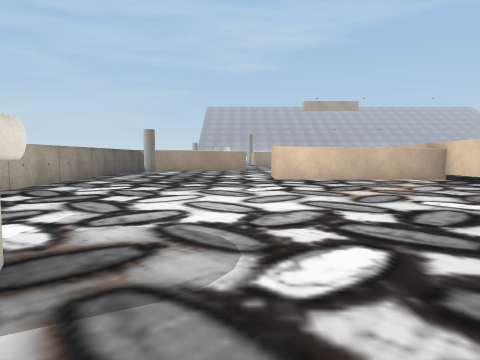
View 1 (above)

24 first-person views from a walk through a 3-D level made in the Unity game engine. The camera is 0.72 m above the floor, tilts 4° down and sees 70° across. The floor is counted in squares, 1 m on a side. Each view is taken from the middle of a square. On the plan, view 1 faces up. The plan holds only what a view shows up to about 11 squares ahead; the rest is blank. The place goes on beyond the plan. The player character is not drawn. Some surface patterns are stand-ins.

View 2
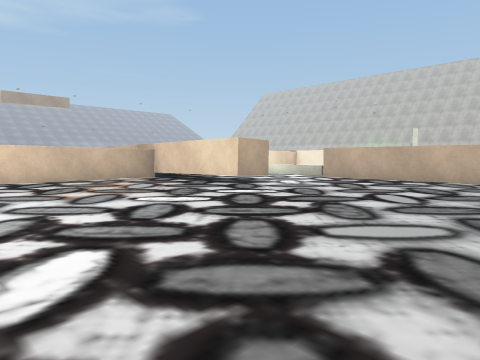

View 3
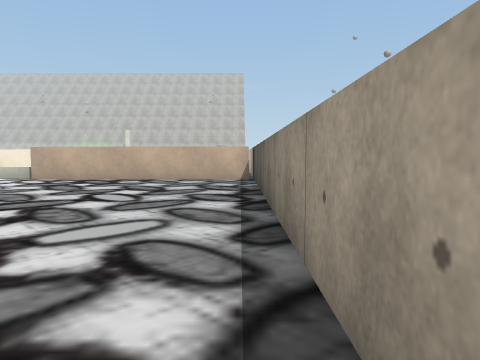

View 4
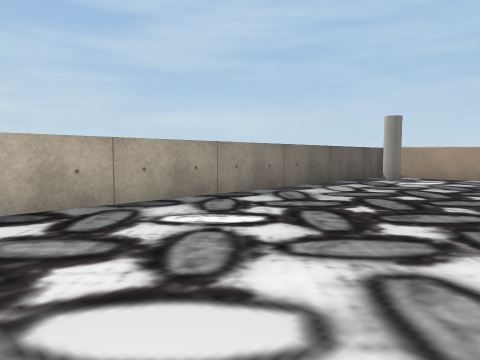

View 5
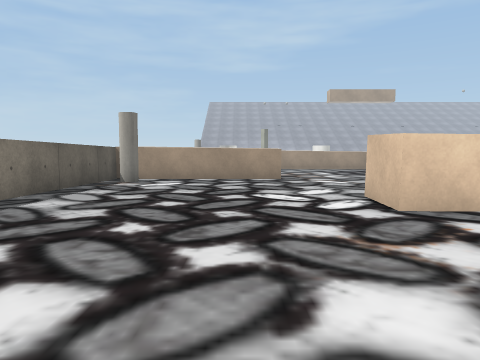

View 6
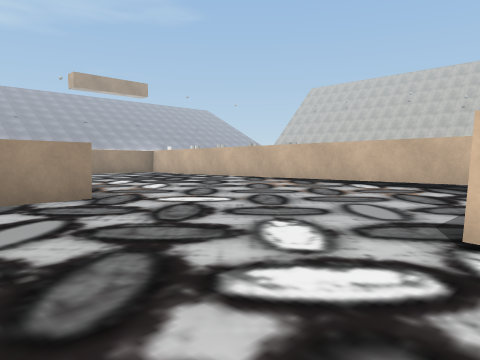

View 7
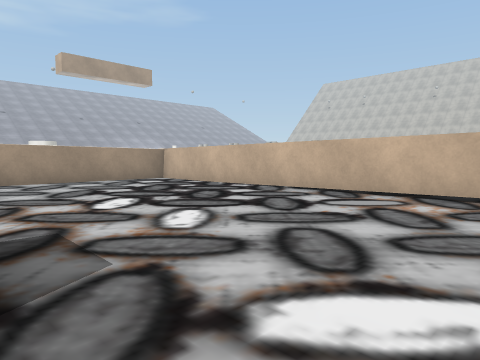

View 8
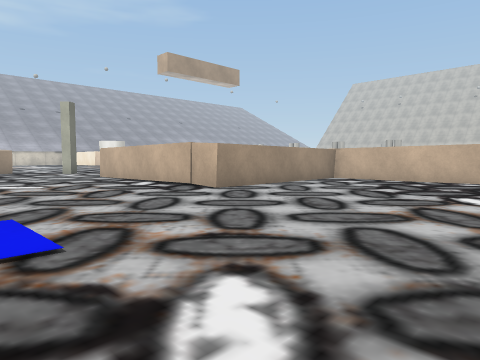

View 9
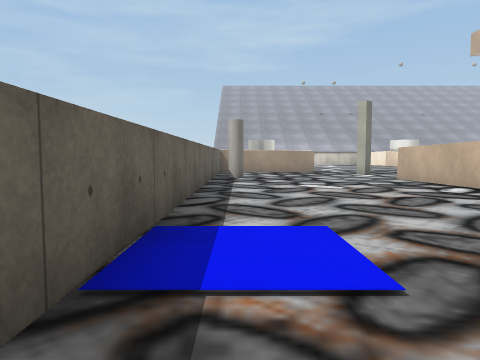

View 10
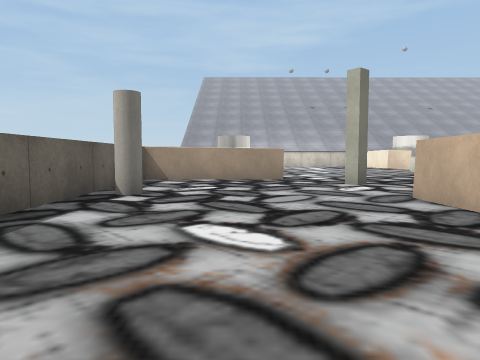

View 11
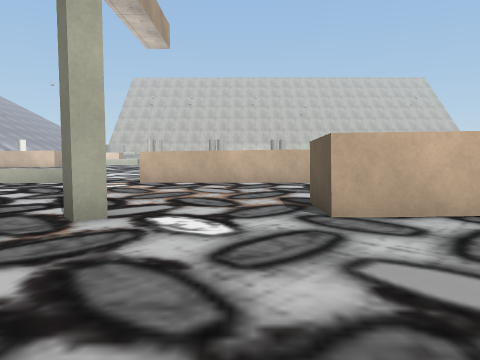

View 12
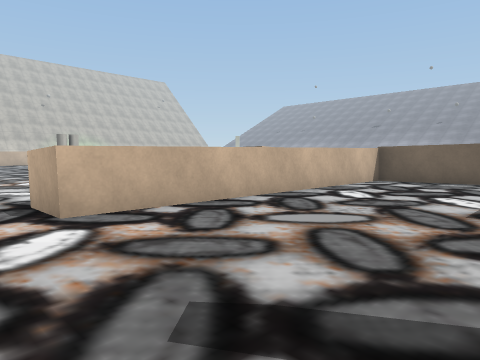

View 13
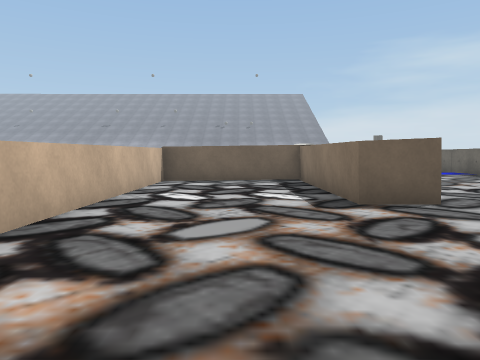

View 14
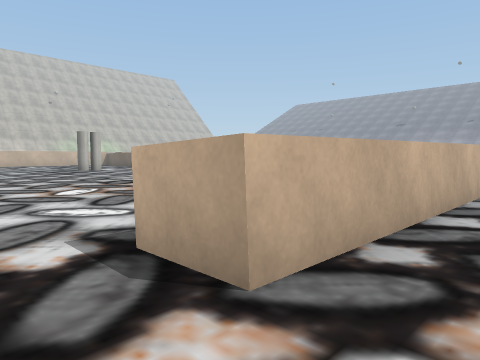

View 15
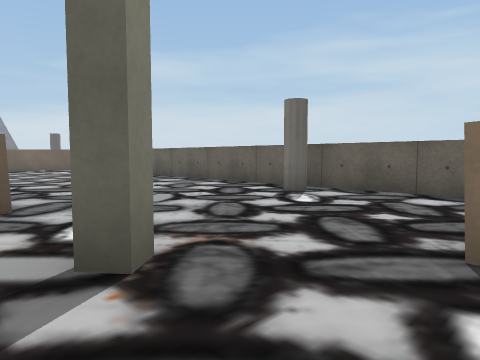

View 16
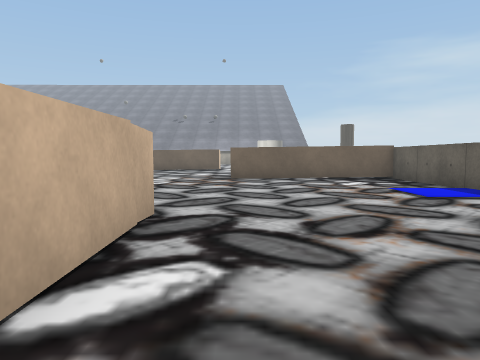

View 17
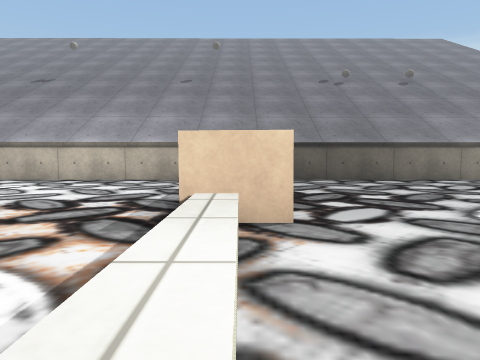

View 18
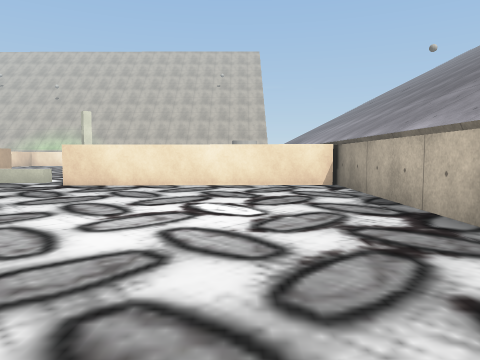

View 19
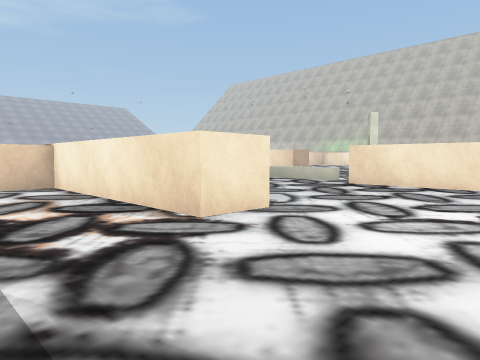

View 20
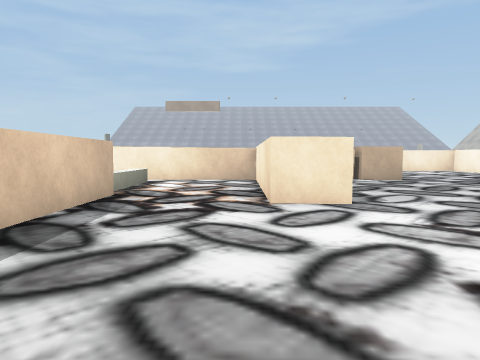

View 21
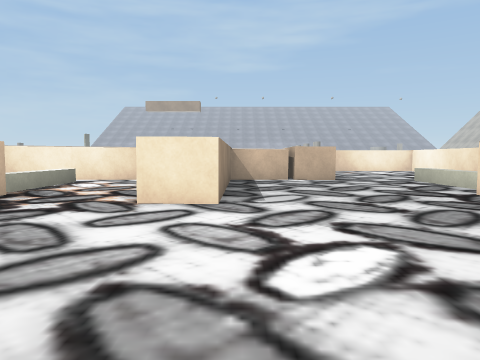

View 22
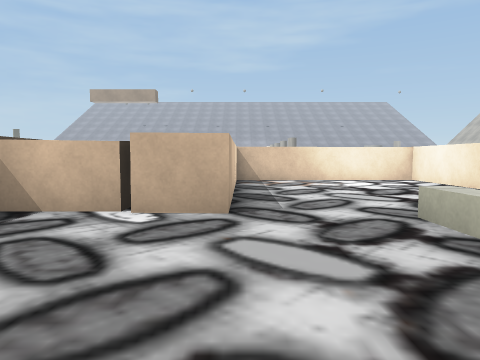

View 23
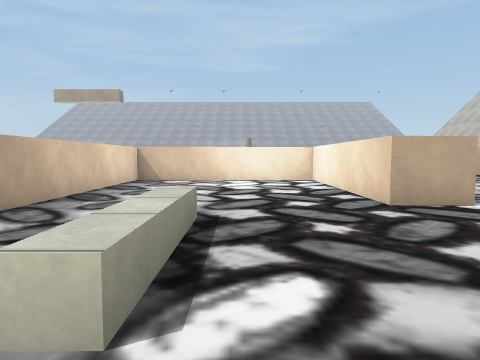

View 24
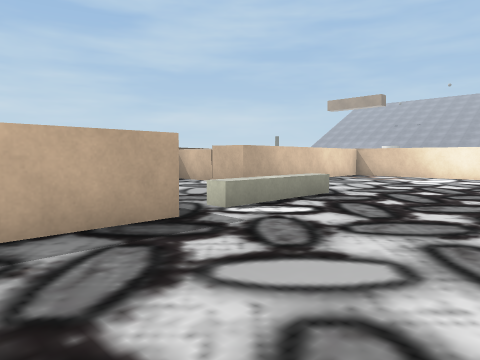

### Floor plan
Points are (right, up) in squares from view 1. A wall is a line through its corners. A room is listed if a view was taken in it or the views show most of it. See-through windows are left out.
Room 1 (views 1, 2, 3, 4, 5, 6, 7, 8, 9, 10, 11, 16, 17, 18, 19, 20, 21, 22, 23, 24)
walls: (6.2, 12.5) (6.2, 24.4); (7.5, 6.3) (6.2, 6.3) (6.2, 10.4) (1, 10.4) (1, 11.6); (17.5, 10.9) (17.5, 10.4); (17.6, 10.2) (17.7, 11.1); (0.4, 16.8) (-4.9, 16.8) (-4.9, 5.8); (12.8, -0.4) (21, -0.4); (0.5, -0.4) (10.4, -0.4) (10.4, 6.4) (11.7, 6.3) (11.6, 3.3); (21.6, 6.4) (21.6, 4.5); (5.9, 24.8) (1, 24.8) (1, 30.9); (20.4, -0.3) (20.4, 6.4); (25.5, 10.9) (24.2, 10.9) (24.2, 16.3) (18.9, 16.3) (18.9, 10.4) (15.7, 10.4) (15.7, 5.1) (14.5, 5.1) (14.5, 10.4) (8.9, 10.4); (-1.6, 35.4) (-4.9, 35.4) (-4.9, 18) (0.4, 18)
low walls: (11, 9) (11, 9.5); (11.4, 9.6) (11.4, 6.8); (21.7, 10) (21.6, 7.2) (21.1, 7.2) (21.1, 10)
ways out: opening at (0, 33.5) to room 2
objects: cylinder (-4, 16); cylinder (-4, 32); other object (-3, 2) to (-2, 3)
Room 2 (views 12, 13, 14, 15)
walls: (1, 30.9) (2.2, 30.9) (2.2, 26) (6.2, 26) (6.2, 34.7) (7.5, 34.7); (1.3, 33.8) (0.9, 33.5) (0.7, 33.8) (1, 34.1) (1.3, 33.8); (-0.6, 35.4) (-1.6, 35.4)
ways out: opening at (0, 33.5) to room 1

Where each view was taken, in squares from view 1:
view 1: 0 up, 0 right, facing up
view 2: 0 up, 0 right, facing up-right
view 3: 0 up, 0 right, facing right
view 4: 5 up, 0 right, facing up-left
view 5: 6 up, 1 left, facing up
view 6: 11 up, 2 left, facing up-right
view 7: 15 up, 0 right, facing up-right
view 8: 19 up, 4 left, facing up-right
view 9: 20 up, 4 left, facing up
view 10: 25 up, 2 left, facing up
view 11: 32 up, 3 left, facing right
view 12: 36 up, 2 right, facing down-right
view 13: 36 up, 4 right, facing down
view 14: 36 up, 5 right, facing down-right
view 15: 36 up, 2 right, facing down-left
view 16: 29 up, 0 right, facing down
view 17: 10 up, 11 right, facing down
view 18: 2 up, 12 right, facing right
view 19: 2 up, 12 right, facing up-right
view 20: 0 up, 14 right, facing up
view 21: 0 up, 16 right, facing up
view 22: 6 up, 19 right, facing up
view 23: 6 up, 22 right, facing up
view 24: 4 up, 25 right, facing up-left
